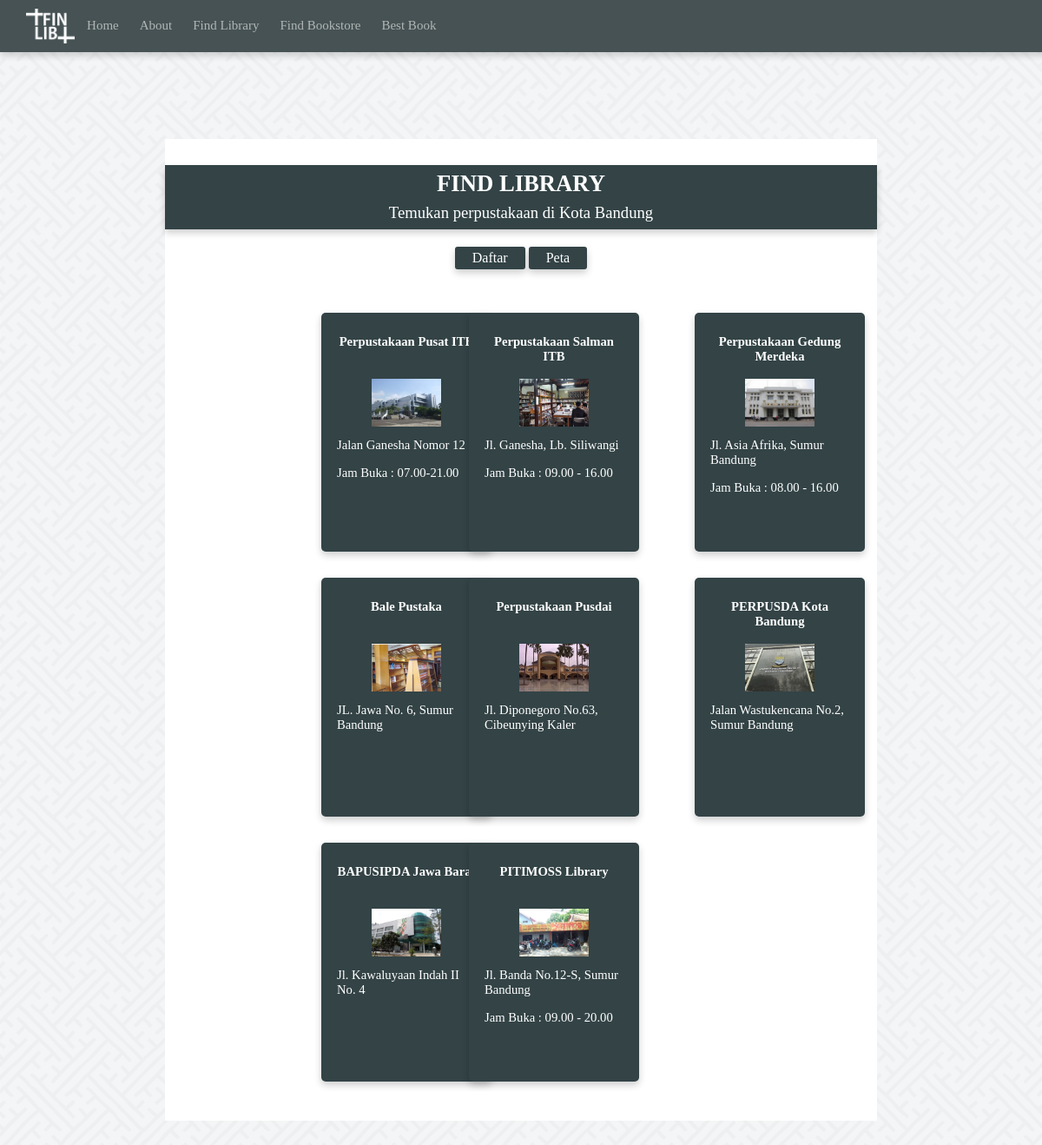
The page /library.php on the database its author committed.
### tables this page shows
CREATE TABLE `informasi_perpustakaan` (
  `no` int(11) NOT NULL,
  `nama` text NOT NULL,
  `deskripsi` varchar(100) NOT NULL,
  `alamat` varchar(100) NOT NULL,
  `latitude` float NOT NULL,
  `longitude` float NOT NULL,
  `image` varchar(20) NOT NULL
);

### library.php (the view, shortened to what this page needs)
<!DOCTYPE html>
<html>
<head>
	<link rel="stylesheet" type="text/css" href="styles/library.css">
</head>
<body>
	<div id ="header">
		<img src="lib/logo.png" style="height:40px;vertical-align: middle;">
		<a href="index.php"><div class="nav">Home</div></a>
		<a href="about.php"><div class="nav">About</div></a>
		<a href="library.php"> <div class="nav">Find Library</div></a>
		<a href="store.php"><div class="nav">Find Bookstore</div></a>
		<a href="best.php"><div class="nav">Best Book</div></a>
	</div>
	<div id="putih"></div>
	<div id="halaman">
		<div id="kotak">
			<p style="font-family: Century Gothic;font-size: 20pt;color: rgba(255,255,255,1);margin-top: 3px;margin-bottom: 3px;"><b>FIND LIBRARY</b>
			<br><span style="font-family: Century Gothic;font-size: 14pt;">Temukan perpustakaan di Kota Bandung</span></p>
		</div>
		<div id="daftar" class="select">
			Daftar
		</div>
		<div id="peta" class="select">
			Peta
		</div>
		<div id="konten">
					<?php
						$server = "localhost";
						$user = "root";
						$pass = "";
						$conn = new mysqli($server,$user,$pass);
						mysqli_select_db($conn,"progif");
						$sql = "SELECT * FROM informasi_perpustakaan";
						$hasil = $conn->query($sql);
						while($baris=$hasil->fetch_assoc()){
							echo"<div class ='box'>
								<b><p style='height:20px;margin-left:10px;margin-right:10px;'>".$baris['nama']."</p></b><br>
								<img style='width:80px ;height:55px;margin-top;10px' src='".$baris['image']."'>
								<p style='height20px;margin-left:10px;margin-right:10px;margin-top:9px;margin-bottom:8px;text-align:left'>".$baris['alamat']."</p><p style='margin-left:10px;margin-right:10px;text-align:left'>".$baris['deskripsi']."</p>
							</div>";
						}
						?>
			</div>
		</div>
</body>
</html>

### styles/library.css (style rules this page uses)
a { text-decoration: none; color: inherit; }
body { margin: 0; padding: 0; background: url("../lib/pattern.png"); background-repeat: repeat; }
.select { background: rgba(51, 67, 70,1); color: white; font-family: Century Gothic; font-size: 12pt; border-radius: 3px; display: inline-block; margin-top: 20px; padding-right:20px; padding-left: 20px; padding-top: 4px; padding-bottom: 4px; box-shadow: 0 4px 8px 0 rgba(0, 0, 0, 0.2); }
.nav { display: inline-block; font-family: Century Gothic; font-size: 15px; padding: 10px; color:rgba(170, 175, 175,1); text-align: center; z-index: 999; }
#header { position: fixed; background: #334143; width: 1335px; height: 40px; padding-top: 10px; padding-bottom: 10px; padding-left: 30px; opacity: 0.9; box-shadow: 0 4px 8px 0 rgba(0, 0, 0, 0.2); z-index: 999; }
#halaman { margin: 30px; margin-left: 190px; margin-right: 190px; z-index: 3; background:rgba(255,255,255,1); padding-top: 30px; padding-bottom: 30px; text-align: center; }
#putih { background: url("../lib/pattern.png"); height: 130px; z-index: 3; }
#kotak { background: rgba(51, 67, 70,1); padding: 3px; box-shadow: 0 4px 8px 0 rgba(0, 0, 0, 0.2); }
#konten { margin-top: 30px; margin-left: 100px; margin-right: 100px; margin-bottom: 30px; text-align: center; display: grid; grid-template-columns: 160px 250px 100px; grid-gap:10px; z-index: 3; height: 890px; padding-left: 70px; padding-right: 70px; }
.box { text-align: center; color: rgba(255,255,255,1); background: rgb(51, 67, 70); width: 180px; height: 250px; float: left; margin-top: 20px; margin-left: 10px; font-family: Century Gothic; font-size: 11pt; padding-top: 10px; padding-left: 8px; padding-right: 8px; padding-bottom: 15px; box-shadow: 0 4px 8px 0 rgba(0, 0, 0, 0.2); cursor: pointer; z-index: 3; border-radius: 5px; }

### rows shown on the page
informasi_perpustakaan: nama "Perpustakaan Pusat ITB", image (picture), alamat "Jalan Ganesha Nomor 12", deskripsi "Jam Buka : 07.00-21.00"
informasi_perpustakaan: nama "Perpustakaan Salman ITB", image (picture), alamat "Jl. Ganesha, Lb. Siliwangi", deskripsi "Jam Buka : 09.00 - 16.00"
informasi_perpustakaan: nama "Perpustakaan Gedung Merdeka", image (picture), alamat "Jl. Asia Afrika, Sumur Bandung", deskripsi "Jam Buka : 08.00 - 16.00"
informasi_perpustakaan: nama "Bale Pustaka", image (picture), alamat "JL. Jawa No. 6, Sumur Bandung"
informasi_perpustakaan: nama "Perpustakaan Pusdai", image (picture), alamat "Jl. Diponegoro No.63, Cibeunying Kaler"
informasi_perpustakaan: nama "PERPUSDA Kota Bandung", image (picture), alamat "Jalan Wastukencana No.2, Sumur Bandung"
informasi_perpustakaan: nama "BAPUSIPDA Jawa Barat", image (picture), alamat "Jl. Kawaluyaan Indah II No. 4"
informasi_perpustakaan: nama "PITIMOSS Library", image (picture), alamat "Jl. Banda No.12-S, Sumur Bandung", deskripsi "Jam Buka : 09.00 - 20.00"
